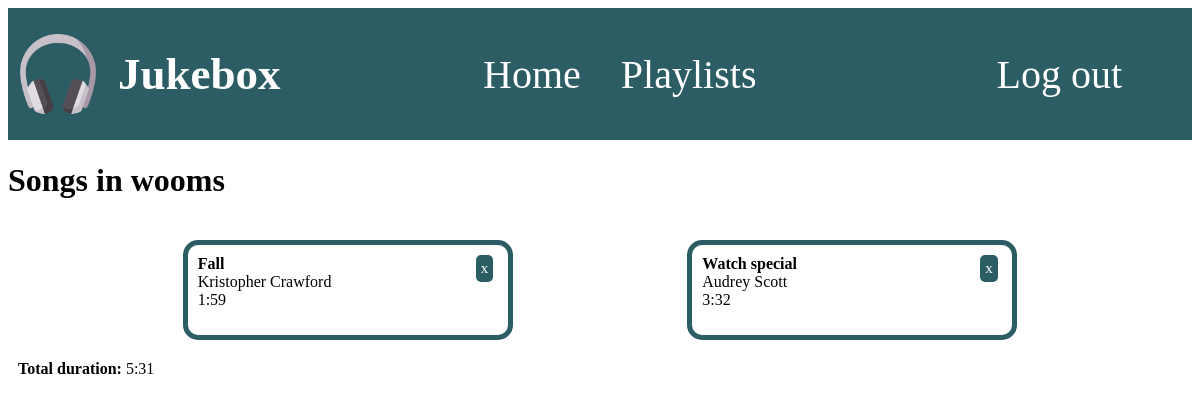
/app/playlist/31/ (signed in), run on the app's committed database.
### app/models.py (models this page shows, shortened)
class Playlist(models.Model):
    name = models.CharField(max_length=255)
    songs = models.ManyToManyField(Song, default=None, blank=True)
    owner = models.ForeignKey(settings.AUTH_USER_MODEL, on_delete=models.CASCADE, blank=True, null=True)

class Song(models.Model):
    title = models.CharField(max_length=255)
    artist = models.CharField(max_length=255)
    genre = models.ForeignKey(Genre, on_delete=models.CASCADE)
    duration = models.IntegerField(default=0)

### app/views.py (the view)
# urls.py: path('playlist/<int:playlist_id>/', views.playlist_detail, name='playlist_detail'),
@login_required(login_url='Home')
def playlist_detail(request, playlist_id):
    duration = 0
    playlist = get_object_or_404(Playlist, id=playlist_id)
    songs = playlist.songs.all()
    for song in songs:
        duration += song.duration
    return render(request, 'app/playlist_detail.html', {'playlist': playlist, 'songs': songs, 'duration': duration})

### app/templatetags/operations.py (called while the page is built)
@register.filter
def seconds_to_minutes(value):
    minutes = value // 60
    seconds = value % 60
    return f'{minutes}:{seconds:02d}'

@register.filter
def cut(value):
    x = value.rstrip("...")
    return x

### app/templates/app/playlist_detail.html (shortened to what this page needs)
{% extends 'app/home.html' %}
{% load operations %}
{% load static %}
{% block content %}
<h1>Songs in {{playlist.name}}</h1>
<div class="song_parent">
    {% for song in songs %}
        <div class="Song_box">
            <a href="{% url 'remove_song' playlist.id song.id %}" class="add_btn"> x </a>
            <div class="song_details">
                <strong>{{ song.title|cut }}</strong>
                <br>
                {{ song.artist }}
                <br>
                {{ song.duration|seconds_to_minutes }}
            </div>
        </div>
    {% empty %}
        No songs available in this genre.
    {% endfor %}
</div>
<div class="duration">
   <strong>Total duration: </strong>
    {{ duration|seconds_to_minutes }}
</div>
{% endblock %}

### static/css/home.css (style rules this page uses)
a { text-decoration: none; color: white; font-size:40px; margin-right: 40px; }
.song_parent { display: flex; flex-direction: row; flex-wrap: wrap; justify-content: space-evenly; }
.Song_box { position: relative; margin-top: 20px; border: 5px solid #2c5c64; border-radius: 15px; height: 70px; width: 300px; padding: 10px; }
.add_btn { position: absolute; top: 10px; left: 90%; background-color: #2c5c64; color: white; border: none; border-radius: 5px; padding: 5px; cursor: pointer; font-size: 15px; }
.song_details { padding-right: 50px; }
.duration { margin-left: 10px; margin-top: 20px; }

### data on the page
Playlist: name "wooms"
Song: title "Fall", artist "Kristopher Crawford", duration|seconds_to_minutes "1:59"
Song: title "Watch special", artist "Audrey Scott", duration|seconds_to_minutes "3:32"

### other printed values
{{ duration|seconds_to_minutes }} "5:31"
